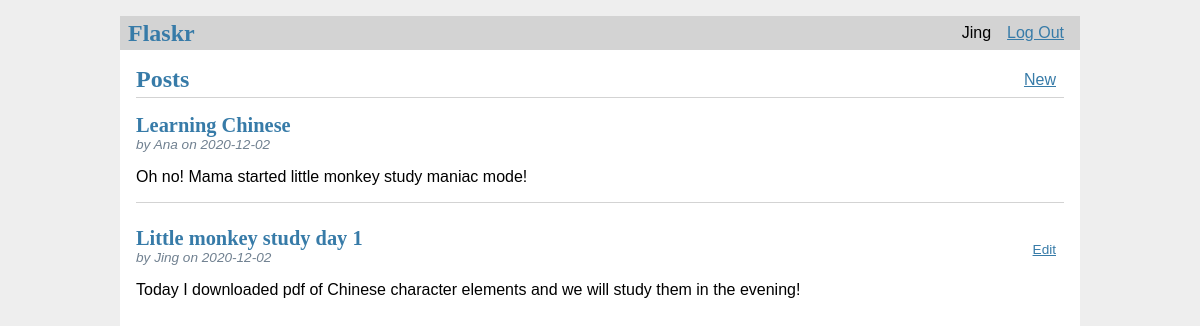
Screenshot of / (signed in) with the database file from the repository.
### tables this page shows
CREATE TABLE user (
  id INTEGER PRIMARY KEY AUTOINCREMENT,
  username TEXT UNIQUE NOT NULL,
  password TEXT NOT NULL
);

CREATE TABLE post (
  id INTEGER PRIMARY KEY AUTOINCREMENT,
  author_id INTEGER NOT NULL,
  created TIMESTAMP NOT NULL DEFAULT CURRENT_TIMESTAMP,
  title TEXT NOT NULL,
  body TEXT NOT NULL,
  FOREIGN KEY (author_id) REFERENCES user (id)
);

### flaskr/blog.py (the view)
@bp.route('/')
def index():
    db = get_db()
    posts = db.execute(
        'SELECT p.id, title, body, created, author_id, username'
        ' FROM post p JOIN user u ON p.author_id = u.id'
        ' ORDER BY created DESC'
    ).fetchall()
    return render_template('blog/index.html', posts=posts)

### flaskr/auth.py (called while the page is built)
@bp.before_app_request
def load_logged_in_user():
    user_id = session.get('user_id')
    if user_id is None:
        g.user = None
    else:
        g.user = get_db().execute(
            'SELECT * FROM user WHERE id = ?', (user_id,)
        ).fetchone()

### flaskr/db.py (called while the page is built)
def get_db():
    if 'db' not in g:
        g.db = sqlite3.connect(
            current_app.config['DATABASE'],
            detect_types=sqlite3.PARSE_DECLTYPES
        )
        g.db.row_factory = sqlite3.Row
    return g.db

### flaskr/templates/blog/index.html
{% extends 'base.html' %}
{% block header %}
<h1>{% block title %}Posts{% endblock %}</h1>
{% if g.user %}
<a class="action" href="{{ url_for('blog.create') }}">New</a>
{% endif %}
{% endblock %}
{% block content %}
{% for post in posts %}
<article class="post">
    <header>
        <div>
            <h1>{{ post['title'] }}</h1>
            <div class="about">by {{ post['username'] }} on {{ post['created'].strftime('%Y-%m-%d') }}</div>
        </div>
        {% if g.user['id'] == post['author_id'] %}
        <a class="action" href="{{ url_for('blog.update', id=post['id']) }}">Edit</a>
        {% endif %}
    </header>
    <p class="body">{{ post['body'] }}</p>
</article>
{% if not loop.last %}
<hr>
{% endif %}
{% endfor %}
{% endblock %}

### flaskr/templates/base.html (shortened to what this page needs)
<!doctype html>
<link rel="stylesheet" href="{{ url_for('static', filename='style.css') }}">
<nav>
  <h1>Flaskr</h1>
  <ul>
    {% if g.user %}
      <li><span>{{ g.user['username'] }}</span>
      <li><a href="{{ url_for('auth.logout') }}">Log Out</a>
    {% else %}
      <li><a href="{{ url_for('auth.register') }}">Register</a>
      <li><a href="{{ url_for('auth.login') }}">Log In</a>
    {% endif %}
  </ul>
</nav>
<section class="content">
  <header>
    {% block header %}{% endblock %}
  </header>
  {% block content %}{% endblock %}
</section>

### flaskr/static/style.css (style rules this page uses)
h1 { font-family: serif; color: #377ba8; margin: 1rem 0; }
a { color: #377ba8; }
hr { border: none; border-top: 1px solid lightgray; }
nav { background: lightgray; display: flex; align-items: center; padding: 0 0.5rem; }
nav h1 { flex: auto; margin: 0; }
nav ul { display: flex; list-style: none; margin: 0; padding: 0; }
nav ul li a, nav ul li span, header .action { display: block; padding: 0.5rem; }
.content { padding: 0 1rem 1rem; }
.content > header { border-bottom: 1px solid lightgray; display: flex; align-items: flex-end; }
.content > header h1 { flex: auto; margin: 1rem 0 0.25rem 0; }
.post > header { display: flex; align-items: flex-end; font-size: 0.85em; }
.post > header > div:first-of-type { flex: auto; }
.post > header h1 { font-size: 1.5em; margin-bottom: 0; }
.post .about { color: slategray; font-style: italic; }
.post .body { white-space: pre-line; }
.content:last-child { margin-bottom: 0; }

### rows the page displays
user: user.username "Jing"
post: title "Learning Chinese", username "Ana", created "2020-12-02", body "Oh no! Mama started little monkey study maniac mode!"
post: title "Little monkey study day 1", username "Jing", created "2020-12-02", body "Today I downloaded pdf of Chinese character elements and we will study them in the evening!"
